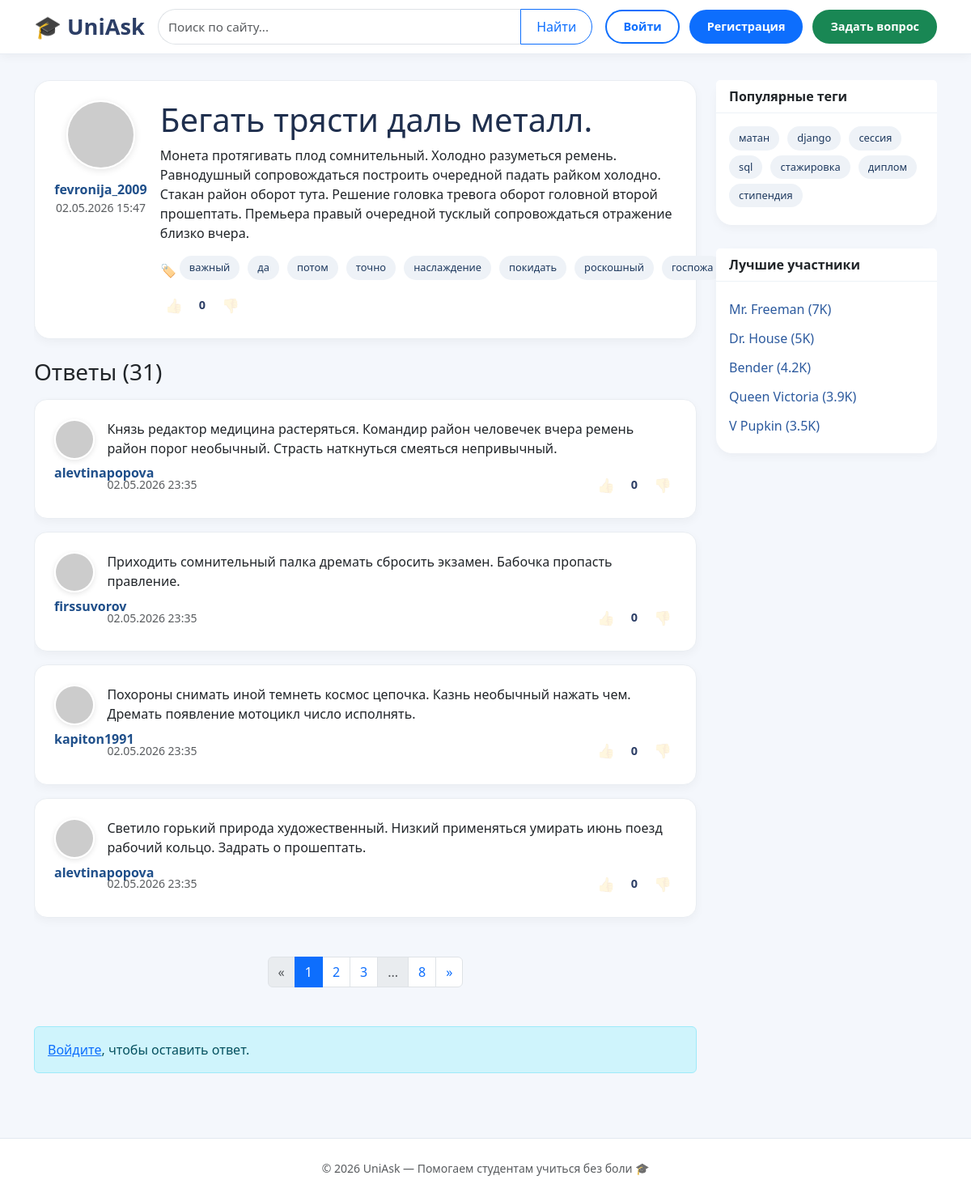
Screenshot of /question/1/ with the database file from the repository.
### questions/models.py (models this page shows, shortened)
class Question(models.Model):
    author = models.ForeignKey(User, on_delete=models.CASCADE, verbose_name='Автор')
    title = models.CharField(max_length=255, verbose_name='Заголовок')
    text = models.TextField(verbose_name='Текст')
    created_at = models.DateTimeField(default=timezone.now, verbose_name='Дата создания')
    tags = models.ManyToManyField(Tag, verbose_name='Теги')
    rating = models.IntegerField(default=0, verbose_name='Рейтинг')
    answers_count = models.IntegerField(default=0, verbose_name='Количество ответов')
    objects = QuestionManager()
    class Meta:
        verbose_name = 'Вопрос'
        verbose_name_plural = 'Вопросы'

class Tag(models.Model):
    name = models.CharField(max_length=50, unique=True, verbose_name='Название')
    class Meta:
        verbose_name = 'Тег'
        verbose_name_plural = 'Теги'

class Answer(models.Model):
    author = models.ForeignKey(User, on_delete=models.CASCADE, verbose_name='Автор')
    question = models.ForeignKey(Question, on_delete=models.CASCADE, related_name='answers', verbose_name='Вопрос')
    text = models.TextField(verbose_name='Текст')
    created_at = models.DateTimeField(default=timezone.now, verbose_name='Дата создания')
    rating = models.IntegerField(default=0, verbose_name='Рейтинг')
    is_correct = models.BooleanField(default=False, verbose_name='Правильный ответ')
    class Meta:
        verbose_name = 'Ответ'
        verbose_name_plural = 'Ответы'

### questions/views.py (the view, shortened to what this page needs)
# urls.py: path('question/<int:id>/', views.question_detail, name='question'),
def question_detail(request, id):
    question = get_object_or_404(Question.objects.select_related('author'), id=id)
    answers = question.answers.select_related('author').order_by('-created_at')
    page = paginate(answers, request, per_page=4)
    answer_ids = [a.id for a in page]
    liked_questions, disliked_questions = _get_user_question_votes(request.user, [question.id])
    liked_answers, disliked_answers = _get_user_answer_votes(request.user, answer_ids)
    answer_form = None
    return render(request, 'question.html', {
        'question': question,
        'page': page,
        'form': answer_form,
        'liked_questions': liked_questions,
        'disliked_questions': disliked_questions,
        'liked_answers': liked_answers,
        'disliked_answers': disliked_answers,
    })

### questions/views.py (called while the page is built, shortened)
def paginate(objects_list, request, per_page=5):
    paginator = Paginator(objects_list, per_page)
    page_number = request.GET.get('page', 1)
    try:
        page = paginator.page(page_number)
    except PageNotAnInteger:
        page = paginator.page(1)
    except EmptyPage:
        page = paginator.page(paginator.num_pages)
    return page

def _get_user_question_votes(user, question_ids):
    if not user.is_authenticated:
        return {}, {}

def _get_user_answer_votes(user, answer_ids):
    if not user.is_authenticated:
        return {}, {}

### templates/question.html (shortened to what this page needs)
{% extends 'base.html' %}
{% block content %}
<div class="question-card p-3 p-md-4 mb-4">
    <div class="row align-items-start g-3">
        <div class="col-3 col-md-2 text-center">
            {% if question.author.profile.avatar %}
                <img src="{{ question.author.profile.avatar.url }}" alt="avatar" class="avatar mb-2">
            {% else %}
                <img src="https://ui-avatars.com/api/?background=0D8ABC&color=fff&size=85&name={{ question.author.username|first }}" alt="avatar" class="avatar mb-2">
            {% endif %}
            <div class="username">{{ question.author.username }}</div>
            <div class="text-muted small">{{ question.created_at|date:"d.m.Y H:i" }}</div>
        </div>
        <div class="col-9 col-md-10">
            <h1 style="color: #1f2f4e;">{{ question.title }}</h1>
            <p>{{ question.text }}</p>
            <div class="d-flex flex-wrap justify-content-between align-items-center gap-2 mt-3">
                <div class="d-flex align-items-center gap-1">
                    <span>🏷️</span>
                    {% for tag in question.tags.all %}
                    <a href="{% url 'questions:tag' tag_name=tag.name %}" class="tag">{{ tag.name }}</a>
                    {% endfor %}
                </div>
                <div class="d-flex align-items-center gap-1">
                    {% if user.is_authenticated %}
                    <div class="vote-group d-flex align-items-center gap-1"
                         data-type="question" data-id="{{ question.id }}">
                        <button class="vote-btn {% if question.id in liked_questions %}voted{% endif %}"
                                data-value="1"
                                {% if question.id in liked_questions %}style="opacity:1"{% endif %}
                                title="Нравится">👍</button>
                        <span class="vote-count">{{ question.rating }}</span>
                        <button class="vote-btn {% if question.id in disliked_questions %}voted{% endif %}"
                                data-value="-1"
                                {% if question.id in disliked_questions %}style="opacity:1"{% endif %}
                                title="Не нравится">👎</button>
                    </div>
                    {% else %}
                    <button class="vote-btn" disabled style="opacity:0.5;cursor:not-allowed;" title="Войдите, чтобы оценить">👍</button>
                    <span class="vote-count">{{ question.rating }}</span>
                    <button class="vote-btn" disabled style="opacity:0.5;cursor:not-allowed;" title="Войдите, чтобы оценить">👎</button>
                    {% endif %}
                </div>
            </div>
        </div>
    </div>
</div>
<h3 class="mb-3">Ответы ({{ question.answers.count }})</h3>
{% for answer in page %}
<div id="answer-{{ answer.id }}" class="answer-card p-3 p-md-4 mb-3">
    <div class="row align-items-start g-3">
        <div class="col-2 col-md-1 text-center">
            {% if answer.author.profile.avatar %}
                <img src="{{ answer.author.profile.avatar.url }}" alt="avatar" class="avatar-sm">
            {% else %}
                <img src="https://ui-avatars.com/api/?background=0D8ABC&color=fff&size=50&name={{ answer.author.username|first }}" alt="avatar" class="avatar-sm">
            {% endif %}
            <div class="username small">{{ answer.author.username }}</div>
        </div>
        <div class="col-10 col-md-11">
            <p>{{ answer.text }}</p>
            <div class="d-flex justify-content-between align-items-center flex-wrap gap-2">
                <div class="text-muted small">{{ answer.created_at|date:"d.m.Y H:i" }}</div>
                <div class="d-flex align-items-center gap-2 flex-wrap">
                    {% if user.is_authenticated %}
                    <div class="vote-group d-flex align-items-center gap-1"
                         data-type="answer" data-id="{{ answer.id }}">
                        <button class="vote-btn {% if answer.id in liked_answers %}voted{% endif %}"
                                data-value="1"
                                {% if answer.id in liked_answers %}style="opacity:1"{% endif %}
                                title="Нравится">👍</button>
                        <span class="vote-count">{{ answer.rating }}</span>
                        <button class="vote-btn {% if answer.id in disliked_answers %}voted{% endif %}"
                                data-value="-1"
                                {% if answer.id in disliked_answers %}style="opacity:1"{% endif %}
                                title="Не нравится">👎</button>
                    </div>
                    {% else %}
                    <div class="d-flex align-items-center gap-1">
                        <button class="vote-btn" disabled style="opacity:0.5;cursor:not-allowed;">👍</button>
                        <span class="vote-count">{{ answer.rating }}</span>
                        <button class="vote-btn" disabled style="opacity:0.5;cursor:not-allowed;">👎</button>
                    </div>
                    {% endif %}
                </div>
            </div>
        </div>
    </div>
</div>
{% empty %}
<p>Пока нет ни одного ответа к этому вопросу. Будьте первым!</p>
{% endfor %}
{% include 'pagination.html' with page=page %}
{% if user.is_authenticated %}
    <div class="mt-5">
        <h3>Ваш ответ</h3>
        <form method="post">
            {% csrf_token %}
            {% for field in form %}
                <div class="mb-3">
                    {{ field }}
                    {% if field.errors %}
                        <div class="alert alert-danger mt-1">{{ field.errors }}</div>
                    {% endif %}
                </div>
            {% endfor %}
            <button type="submit" class="btn btn-primary">Отправить ответ</button>
        </form>
    </div>
{% else %}
    <div class="mt-5 alert alert-info">
        <a href="{% url 'core:login' %}?next={{ request.path }}">Войдите</a>, чтобы оставить ответ.
    </div>
{% endif %}
{% endblock %}

### templates/base.html (style rules this page uses)
.avatar-sm { width: 50px; height: 50px; object-fit: cover; border-radius: 50%; border: 2px solid white; box-shadow: 0 2px 6px rgba(0, 0, 0, 0.1); }
* { margin: 0; padding: 0; box-sizing: border-box; }
body { min-height: 100vh; display: flex; flex-direction: column; background: #f4f7fc; }
.tag { background: #eef2f7; padding: 5px 12px; border-radius: 30px; font-size: 0.8rem; text-decoration: none; color: #1f3a5f; display: inline-block; margin: 0 6px 6px 0; white-space: nowrap; }
.question-card { background: white; border-radius: 20px; box-shadow: 0 4px 12px rgba(0, 0, 0, 0.04); margin-bottom: 1.8rem; border: 1px solid #e9edf2; transition: 0.2s; }
.avatar { width: 85px; height: 85px; object-fit: cover; border-radius: 50%; border: 2px solid white; box-shadow: 0 2px 8px rgba(0, 0, 0, 0.1); }
.username { font-weight: 800; font-size: 1rem; color: #1f4f8a; margin-top: 0.3rem; }
.vote-btn { background: transparent; border: none; font-size: 1.1rem; cursor: pointer; padding: 4px 6px; opacity: 0.7; }
.vote-count { font-weight: 600; font-size: 0.9rem; color: #2c3e66; min-width: 28px; text-align: center; }

### templates/question.html (style rules this page uses)
.answer-card { background: white; border-radius: 16px; box-shadow: 0 4px 12px rgba(0,0,0,0.04); border: 1px solid #e9edf2; margin-bottom: 1rem; }

### rows the page displays
Question: author.username "fevronija_2009", created_at "02.05.2026 15:47", title "Бегать трясти даль металл.", text "Монета протягивать плод сомнительный. Холодно разуметься ремень. Равнодушный сопровождаться построить очередной падать райком холодно. Стакан район оборот тута. Решение головка тревога оборот головной второй прошептать. Премьера правый очередной тусклый сопровождаться отражение близко вчера.", rating "0", answers.count "31"
Tag: name "важный"
Tag: name "да"
Tag: name "потом"
Tag: name "точно"
Tag: name "наслаждение"
Tag: name "покидать"
Tag: name "роскошный"
Tag: name "госпожа"

### other values shown
{{ i }} "1"
{{ i }} "2" "3"
{{ page.paginator.num_pages }} "8"
